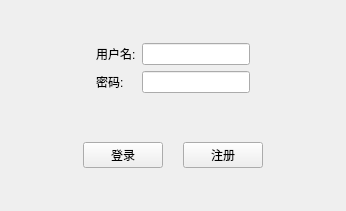
<?xml version="1.0" encoding="UTF-8"?>
<ui version="4.0">
 <class>Widget</class>
 <widget class="QWidget" name="Widget">
  <property name="geometry">
   <rect>
    <x>0</x>
    <y>0</y>
    <width>346</width>
    <height>211</height>
   </rect>
  </property>
  <property name="minimumSize">
   <size>
    <width>346</width>
    <height>211</height>
   </size>
  </property>
  <property name="maximumSize">
   <size>
    <width>346</width>
    <height>211</height>
   </size>
  </property>
  <property name="windowTitle">
   <string>登录</string>
  </property>
  <layout class="QVBoxLayout" name="verticalLayout">
   <item>
    <widget class="QWidget" name="widget" native="true">
     <property name="sizePolicy">
      <sizepolicy hsizetype="Preferred" vsizetype="Fixed">
       <horstretch>0</horstretch>
       <verstretch>0</verstretch>
      </sizepolicy>
     </property>
     <layout class="QGridLayout" name="gridLayout_2">
      <item row="0" column="0">
       <spacer name="horizontalSpacer_3">
        <property name="orientation">
         <enum>Qt::Horizontal</enum>
        </property>
        <property name="sizeHint" stdset="0">
         <size>
          <width>40</width>
          <height>20</height>
         </size>
        </property>
       </spacer>
      </item>
      <item row="0" column="2">
       <widget class="QLineEdit" name="lineEdit"/>
      </item>
      <item row="1" column="1">
       <widget class="QLabel" name="label_2">
        <property name="text">
         <string>密码:</string>
        </property>
       </widget>
      </item>
      <item row="0" column="1">
       <widget class="QLabel" name="label">
        <property name="text">
         <string>用户名:</string>
        </property>
       </widget>
      </item>
      <item row="1" column="2">
       <widget class="QLineEdit" name="lineEdit_2">
        <property name="echoMode">
         <enum>QLineEdit::Password</enum>
        </property>
       </widget>
      </item>
      <item row="0" column="3">
       <spacer name="horizontalSpacer_4">
        <property name="orientation">
         <enum>Qt::Horizontal</enum>
        </property>
        <property name="sizeHint" stdset="0">
         <size>
          <width>40</width>
          <height>20</height>
         </size>
        </property>
       </spacer>
      </item>
     </layout>
    </widget>
   </item>
   <item>
    <widget class="QWidget" name="widget_3" native="true">
     <property name="sizePolicy">
      <sizepolicy hsizetype="Preferred" vsizetype="Fixed">
       <horstretch>0</horstretch>
       <verstretch>0</verstretch>
      </sizepolicy>
     </property>
     <layout class="QHBoxLayout" name="horizontalLayout_3">
      <property name="spacing">
       <number>0</number>
      </property>
      <property name="leftMargin">
       <number>0</number>
      </property>
      <property name="rightMargin">
       <number>0</number>
      </property>
      <item>
       <spacer name="horizontalSpacer">
        <property name="orientation">
         <enum>Qt::Horizontal</enum>
        </property>
        <property name="sizeHint" stdset="0">
         <size>
          <width>40</width>
          <height>20</height>
         </size>
        </property>
       </spacer>
      </item>
      <item>
       <widget class="QPushButton" name="pushButton">
        <property name="text">
         <string>登录</string>
        </property>
       </widget>
      </item>
      <item>
       <spacer name="horizontalSpacer_7">
        <property name="orientation">
         <enum>Qt::Horizontal</enum>
        </property>
        <property name="sizeType">
         <enum>QSizePolicy::Fixed</enum>
        </property>
        <property name="sizeHint" stdset="0">
         <size>
          <width>20</width>
          <height>20</height>
         </size>
        </property>
       </spacer>
      </item>
      <item>
       <widget class="QPushButton" name="pushButton_2">
        <property name="text">
         <string>注册</string>
        </property>
       </widget>
      </item>
      <item>
       <spacer name="horizontalSpacer_2">
        <property name="orientation">
         <enum>Qt::Horizontal</enum>
        </property>
        <property name="sizeHint" stdset="0">
         <size>
          <width>40</width>
          <height>20</height>
         </size>
        </property>
       </spacer>
      </item>
     </layout>
    </widget>
   </item>
  </layout>
 </widget>
 <layoutdefault spacing="6" margin="11"/>
 <resources/>
 <connections/>
</ui>
